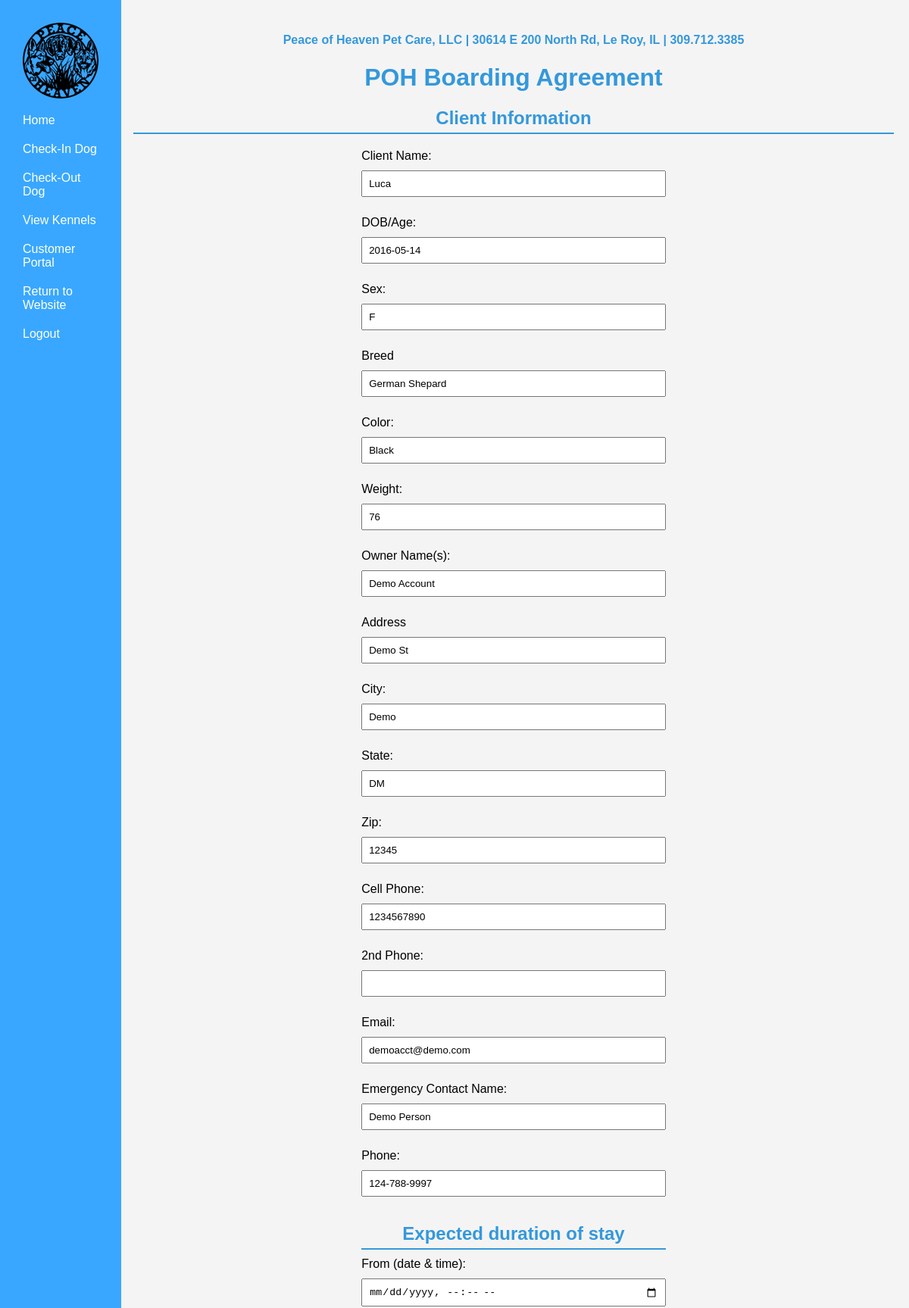
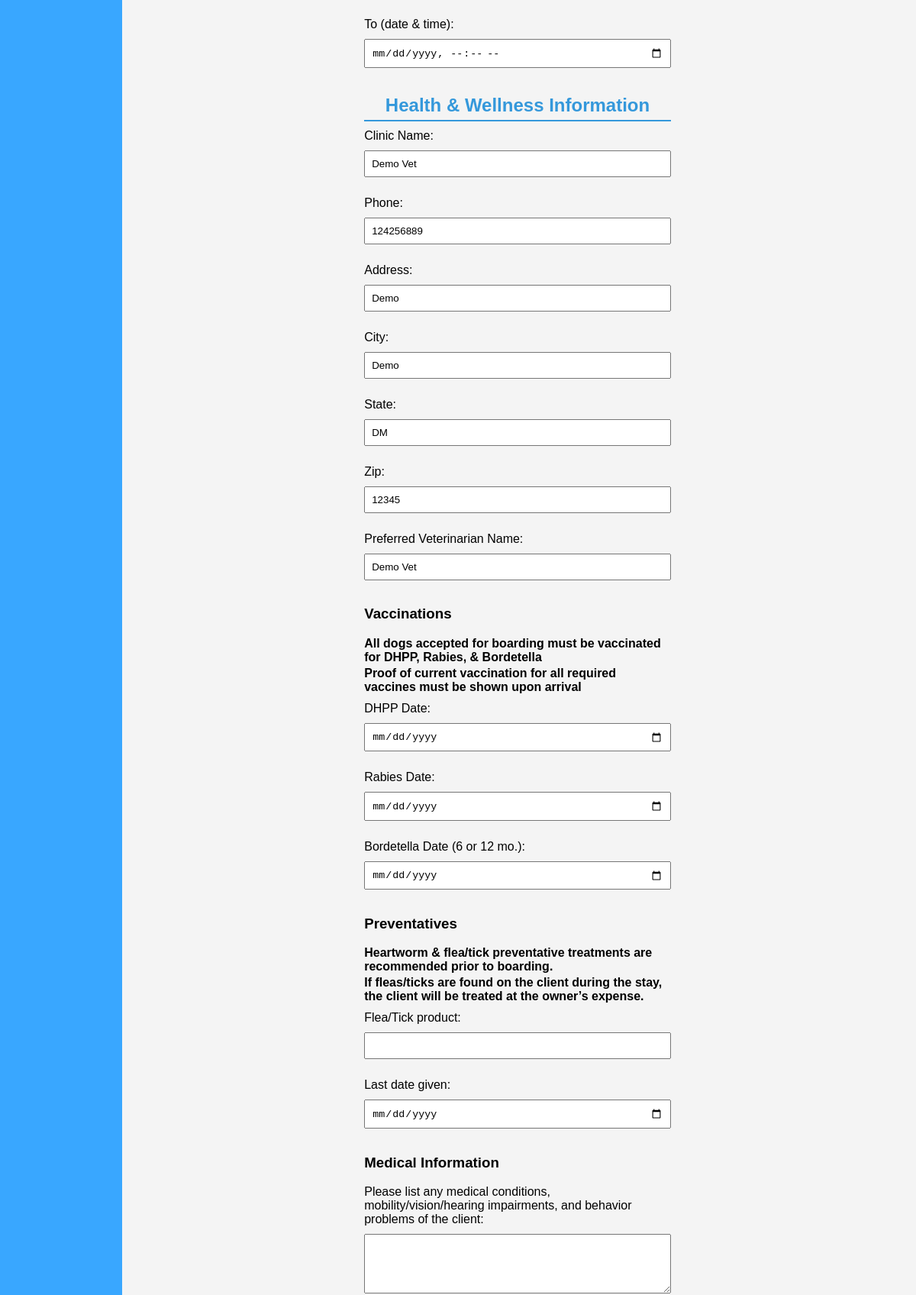
/php/Forms/BoardingAgreement.php?Res_ID=12 (signed in, upper part), run on the app's committed database (2 pictures, top to bottom).
### tables this page shows
CREATE TABLE `dog` (
  `DogID` int(11) NOT NULL,
  `DogName` varchar(30) NOT NULL,
  `Breed` varchar(30) NOT NULL,
  `DogDOB` date NOT NULL,
  `Sex` char(1) NOT NULL,
  `isFixed` tinyint(1) NOT NULL,
  `Weight` int(3) NOT NULL,
  `Color` varchar(16) NOT NULL,
  `HasForms` tinyint(1) NOT NULL DEFAULT 0,
  `DogOtherInfo` varchar(500) NOT NULL,
  `CustID` int(11) NOT NULL
);

CREATE TABLE `customer` (
  `CustID` bigint(20) NOT NULL,
  `CustFirstName` varchar(100) NOT NULL,
  `CustLastName` varchar(100) NOT NULL,
  `CustPhone` varchar(20) NOT NULL,
  `CustAddress` varchar(100) NOT NULL,
  `CustCity` varchar(100) NOT NULL,
  `CustState` varchar(100) NOT NULL,
  `CustZip` varchar(100) NOT NULL,
  `AcctEmail` varchar(100) NOT NULL,
  `User_ID` bigint(20) NOT NULL
);

CREATE TABLE `reservation` (
  `Res_ID` int(11) NOT NULL,
  `ResStartTime` date NOT NULL,
  `ResEndTime` date NOT NULL,
  `EmerContact` varchar(255) NOT NULL,
  `EmerPhone` varchar(12) NOT NULL,
  `isCheckedIn` tinyint(1) NOT NULL,
  `ServiceType` text NOT NULL,
  `isApproved` tinyint(1) NOT NULL,
  `ResDesc` varchar(500) NOT NULL,
  `isFinished` tinyint(1) NOT NULL,
  `CustID` int(11) NOT NULL,
  `DogID` int(11) NOT NULL,
  `KennelID` int(11) NOT NULL
);

CREATE TABLE `doghealth` (
  `HealthID` int(11) NOT NULL,
  `ClinicName` varchar(255) NOT NULL,
  `VetAddress` varchar(40) NOT NULL,
  `VetCity` varchar(30) NOT NULL,
  `VetState` varchar(2) NOT NULL,
  `VetZip` int(5) NOT NULL,
  `VetPhone` varchar(10) NOT NULL,
  `VetName` varchar(30) NOT NULL,
  `MedicalCond` varchar(255) NOT NULL,
  `Medication` varchar(255) NOT NULL,
  `DogID` int(11) NOT NULL
);

### php/UserHandling/classes/Config.php (called while the page is built)
<?php
class Config {
    public static function get($path = null) {
        if($path) {
            $config = $GLOBALS['config'];
            $path = explode('/',$path);
            foreach($path as $bit ) {
                if(isset($config[$bit])) {
                    $config = $config[$bit];
                } else {
                    return false;
                }
            }
            return $config;
        }
        return false;
    }
}

### php/UserHandling/classes/DB.php (called while the page is built, shortened)
<?php
class DB {
    private static $_instance = null;
    private $_pdo,
            $_query,
            $_lastQuery,
            $_error = false,
            $_results,
            $_count = 0;
    private function __construct() {
        try {
            $this->_pdo = new PDO('mysql:host=' . Config::get('mysql/host') . ';dbname=' . Config::get('mysql/db'),Config::get('mysql/username'), Config::get('mysql/password'));
        } catch (PDOException $e) {
            die($e->getMessage());
        }
    }
    public static function getInstance() {
        if(!isset(self::$_instance)) {
            self::$_instance = new DB();
        }
        return self::$_instance;
    }
    public function query($sql, $params = array()) {
        $this->_error = false;
        if($this->_query = $this->_pdo->prepare($sql)) {
            $x=1;
            if(count($params)) {
                foreach($params as $param) {
                    $this->_query->bindValue($x, $param);
                    $x++;
                }
            }
            if($this->_query->execute()) {
                $this->_results = $this->_query->fetchAll(PDO::FETCH_OBJ);
                $this->_count = $this->_query->rowCount();
            } else {
                $this->_error = true;
            }
        }
        return $this;
    }
    public function get($table, $where) {
        return $this->action('SELECT *', $table, $where);
    }
    public function results() {
        return $this->_results;
    }
    public function first() {
        return $this->results()[0];
    }
    private function action ($action, $table, $where = array()) {
        if(count($where) === 3) {
            $operators = array('=','>','<','<=','>=');
            $field      = $where[0];
            $operator   = $where[1];
            $value      = $where[2];
            if (in_array($operator, $operators)) {
                $sql = "{$action} FROM {$table} WHERE {$field} {$operator} ?";
                if(!$this->query($sql,array($value))->error()) {
                    return $this;
                }
            }
        }
        return false;
    }
    public function count() {
        return $this->_count;
    }
    public function error() {
        return $this->_error;
    }
}

### php/UserHandling/classes/User.php (called while the page is built, shortened)
<?php
class User {
    private $_db,
            $_data,
            $_sessionName,
            $_cookieName,
            $_isLoggedIn;
    public function __construct($user = null) {
        $this->_db = DB::getInstance();
        $this->_sessionName = Config::get('session/session_name');
        if(!$user) {
            if(Session::exists($this->_sessionName)) {
                $user = Session::get($this->_sessionName);
                if($this->find($user)) {
                    $this->_isLoggedIn = true;
                } else {
                }
            }
        } else {
            $this->find($user);
        }
    }
    public function find($user = null) {
        if($user) {
            $field = (is_numeric($user)) ? 'id' : 'username';
            $data = $this->_db->get('users', array($field, '=', $user));
            if($data->count() > 0) {
                $this->_data = $data->first();
                return true;
            }
        }
        return false;
    }
    public function data() {
        return $this->_data;
    }
}

### php/UserHandling/classes/Session.php (called while the page is built, shortened)
<?php
class Session {
    public static function exists($name) {
        return (isset($_SESSION[$name])) ? true : false;
    }
    public static function get($name) {
        return $_SESSION[$name];
    }
}

### php/UserHandling/classes/Reservation.php (called while the page is built, shortened)
<?php
class Reservation {
    private $_db,
            $_reservationData;
    public function __construct($service, array $dogs) {
        $this->_db = DB::getInstance();
    }
    public function getReservationData()
    {
        return $this->_reservationData;
    }
    public function getReservationById($reservationId) {
        $fields = 'Res_ID';
        $data = $this->_db->get('reservation', array($fields, '=', $reservationId));
        if($data->count() > 0) {
            $this->_reservationData = $data->first();
            return true;
        }
        return false;
    }
}

### php/UserHandling/classes/Dog.php (called while the page is built, shortened)
<?php
class Dog {
    private $_db,
            $_dogData,
            $_sessionName;
    public function __construct() {
        $this->_db = DB::getInstance();
    }
    public function findDogInfoWithDogID($dog = null){
        if($dog){
            $fields = 'DogID';
            $data = $this->_db->get('dog', array($fields, '=', $dog));
            if($data->count() > 0) {
                $this->_dogData = $data->first();
                return true;
            }
        }else{
            return false;
        }
    }
    public function data(){
        return $this->_dogData;
    }
}

### php/UserHandling/classes/Customer.php (called while the page is built, shortened)
<?php
class Customer {
    private $_db,
            $_customerData,
            $_sessionName;
    public function __construct() {
        $this->_db = DB::getInstance();
    }
    public function getCustomerData() {
        return $this->_customerData;
    }
    public function findCustInfoWithCustID($customer = null){
        if($customer){
            $fields = 'CustID';
            $data = $this->_db->get('customer', array($fields, '=', $customer));
            if($data->count() > 0) {
                $this->_customerData = $data->first();
                return true;
            }
        }else{
            return false;
        }
    }
}

### php/UserHandling/classes/DogHealth.php (called while the page is built, shortened)
<?php
class DogHealth {
    private $_db,
            $_healthData,
            $_sessionName;
    public function __construct() {
        $this->_db = DB::getInstance();
    }
    public function findHealthInfo($dogId) {
        $fields = 'DogID';
        $data = $this->_db->get('doghealth', array($fields, '=', $dogId));
        if($data->count() > 0) {
            $this->_healthData = $data->first();
            return true;
        }
        return false;
    }
    public function getHealthInfo(){
        return $this->_healthData;
    }
}

### php/Forms/BoardingAgreement.php (the view, shortened to what this page needs)
<?php
$user = new User();
    if($user->data()->group == 2) {
        include("../Employee Portal/EmpNavBar.php");
    }
if($user->isLoggedIn()) {
    $customer = new Customer();
    $dog = new Dog();
    $reservation = new Reservation('service', array());
} else {
    Redirect::to('../UserHandling/login.php');
}
$reservationId = $_GET['Res_ID'];
$reservation->getReservationById($reservationId);
$reservationData = $reservation->getReservationData();
$customerId = $reservationData->CustID;
$dogId = $reservationData->DogID;
$customer->findCustInfoWithCustID($customerId);
$dog->findDogInfoWithDogID($dogId);
$customerData = $customer->getCustomerData();
$dogData = $dog->data();
$dogHealth = new DogHealth();
$dogHealth->findHealthInfo($dogId);
$healthData = $dogHealth->getHealthInfo();
?>
<!DOCTYPE html>
<html lang="en">
<head>
    <link rel="stylesheet" href="/PeaceOfHeavenWebPage/css/BoardingAgreement.css">
</head>
<body>
<div class = 'content'>
    <h4>Peace of Heaven Pet Care, LLC | 30614 E 200 North Rd, Le Roy, IL | 309.712.3385</h4>
    <h1>POH Boarding Agreement</h1>
    <h2>Client Information</h2>
    <form id="Agreement">
        <label for="clientName">Client Name:</label>
        <input type="text" id="clientName" name="clientName" placeholder="Full Name"
        required value="<?php echo $dogData->DogName; ?>">
        <label for="dobAge">DOB/Age:</label>
        <input type="text" id="dobAge" name="dobAge" placeholder="Date of Birth / Age" required value="<?php echo $dogData->DogDOB; ?>">
        <label for="sex">Sex:</label>
        <input type="text" name="sex" id="sex" value="<?php echo $dogData->Sex; ?>">
        <label for="breed">Breed </label>
        <input type="text" name="breed" id="breed" value="<?php echo $dogData->Breed; ?>">
        <label for="color">Color:</label>
        <input type="text" id="color" name="color" value="<?php echo $dogData->Color; ?>">
        <label for="weight">Weight:</label>
        <input type="text" id="weight" name="weight" value="<?php echo $dogData->Weight; ?>">
        <label for="ownerNames">Owner Name(s):</label>
        <input type="text" id="ownerNames" name="ownerNames" placeholder="Full Names" required
               value="<?php echo $customerData->CustFirstName . ' ' . $customerData->CustLastName; ?>">
        <label for="address">Address </label>
        <input type="text" name="address" id="address" value="<?php echo $customerData->CustAddress; ?>">
        <label for="city">City:</label>
        <input type="text" id="city" name="city" required value="<?php echo $customerData->CustCity; ?>">
        <label for="state">State:</label>
        <input type="text" id="state" name="state" required value="<?php echo $customerData->CustState; ?>">
        <label for="zip">Zip:</label>
        <input type="text" id="zip" name="zip" required value="<?php echo $customerData->CustZip; ?>">
        <label for="cellPhone">Cell Phone:</label>
        <input type="tel" id="cellPhone" name="cellPhone" required value="<?php echo $customerData->CustPhone; ?>">
        <label for="secondPhone">2nd Phone:</label>
        <input type="tel" id="secondPhone" name="secondPhone">
        <label for="email">Email:</label>
        <input type="email" id="email" name="email" value="<?php echo $customerData->AcctEmail; ?>">
        <label for="emergencyContactName">Emergency Contact Name:</label>
        <input type="text" id="emergencyContactName" name="emergencyContactName" required value="<?php echo $reservationData->EmerContact; ?>">
        <label for="emergencyContactPhone">Phone:</label>
        <input type="tel" id="emergencyContactPhone" name="emergencyContactPhone" required value="<?php echo $reservationData->EmerPhone; ?>" >
        <h2>Expected duration of stay</h2>
        <label for="dropOffDate">From (date & time):</label>
        <input type="datetime-local" id="dropOffDate" name="dropOffDate" required value="<?php echo $reservationData->ResStartTime; ?>">
        <label for="pickUpDate">To (date & time):</label>
        <input type="datetime-local" id="pickUpDate" name="pickUpDate" required value="<?php echo $reservationData->ResEndTime; ?>">
        <h2>Health & Wellness Information</h2>
        <label for="clinicName">Clinic Name:</label>
        <input type="text" id="clinicName" name="clinicName" required value="<?php echo $healthData->ClinicName; ?>">
        <label for="clinicPhone">Phone:</label>
        <input type="tel" id="clinicPhone" name="clinicPhone" required value="<?php echo $healthData->VetPhone; ?>">
        <label for="clinicAddress">Address:</label>
        <input type="text" id="clinicAddress" name="clinicAddress" required value="<?php echo $healthData->VetAddress; ?>">
        <label for="clinicCity">City:</label>
        <input type="text" id="clinicCity" name="clinicCity" required value="<?php echo $healthData->VetCity; ?>">
        <label for="clinicState">State:</label>
        <input type="text" id="clinicState" name="clinicState" required value="<?php echo $healthData->VetState; ?>">
        <label for="clinicZip">Zip:</label>
        <input type="text" id="clinicZip" name="clinicZip" required value="<?php echo $healthData->VetZip; ?>">
        <label for="vetName">Preferred Veterinarian Name:</label>
        <input type="text" id="vetName" name="vetName" value="<?php echo $healthData->VetName; ?>">
        <h3>Vaccinations</h3>
        <p><strong>All dogs accepted for boarding must be vaccinated for DHPP, Rabies, & Bordetella</strong></p>
        <p><strong>Proof of current vaccination for all required vaccines must be shown upon arrival</strong></p>
        <label for="dhppDate">DHPP Date:</label>
        <input type="date" id="dhppDate" name="dhppDate" required>
        <label for="rabiesDate">Rabies Date:</label>
        <input type="date" id="rabiesDate" name="rabiesDate" required>
        <label for="bordetellaDate">Bordetella Date (6 or 12 mo.):</label>
        <input type="date" id="bordetellaDate" name="bordetellaDate" required>
        <h3>Preventatives</h3>
        <p><strong>Heartworm & flea/tick preventative treatments are recommended prior to boarding.</strong></p>
        <p><strong>If fleas/ticks are found on the client during the stay, the client will be treated at the owner’s expense.</strong></p>
        <label for="fleaTickProduct">Flea/Tick product:</label>
        <input type="text" id="fleaTickProduct" name="fleaTickProduct">
        <label for="lastDateGiven">Last date given:</label>
        <input type="date" id="lastDateGiven" name="lastDateGiven">
        <h3>Medical Information</h3>
        <label for="medicalConditions">Please list any medical conditions, mobility/vision/hearing impairments, and behavior problems of the client:</label>
        <textarea id="medicalConditions" name="medicalConditions" rows="4"></textarea>
    </form>
    </div>
</body>
</html>

### css/CredNavBar.css (style rules this page uses)
body { margin: 0; padding: 0; font-family: Arial, sans-serif; }
.content { margin-left: 75%; padding: 20px; }

### css/BoardingAgreement.css (style rules this page uses)
.content { margin-left: 13%; }
body { font-family: 'Arial', sans-serif; background-color: #f4f4f4; margin: 0; padding: 0; }
h1, h2, h4 { color: #3498db; text-align: center; }
h2 { border-bottom: 2px solid #3498db; padding-bottom: 5px; margin-bottom: 10px; }
p { margin: 3px 0; }
form { max-width: 40%; margin: 20px auto; }
label { display: block; margin: 10px 0 5px; }
input[type="text"], input[type="tel"], input[type="email"], input[type="date"], input[type="datetime-local"], textarea { width: 100%; padding: 8px; margin: 5px 0 15px; box-sizing: border-box; }

### data on the page
dog: clientName "Luca", dobAge "2016-05-14", sex "F", breed "German Shepard", color "Black", weight "76"
customer: ownerNames "Demo Account", address "Demo St", city "Demo", state "DM", zip "12345", cellPhone "1234567890", email "demoacct@demo.com"
reservation: emergencyContactName "Demo Person", emergencyContactPhone "124-788-9997"
doghealth: clinicName "Demo Vet", clinicPhone "124256889", clinicAddress "Demo", clinicCity "Demo", clinicState "DM", clinicZip "12345", vetName "Demo Vet"
